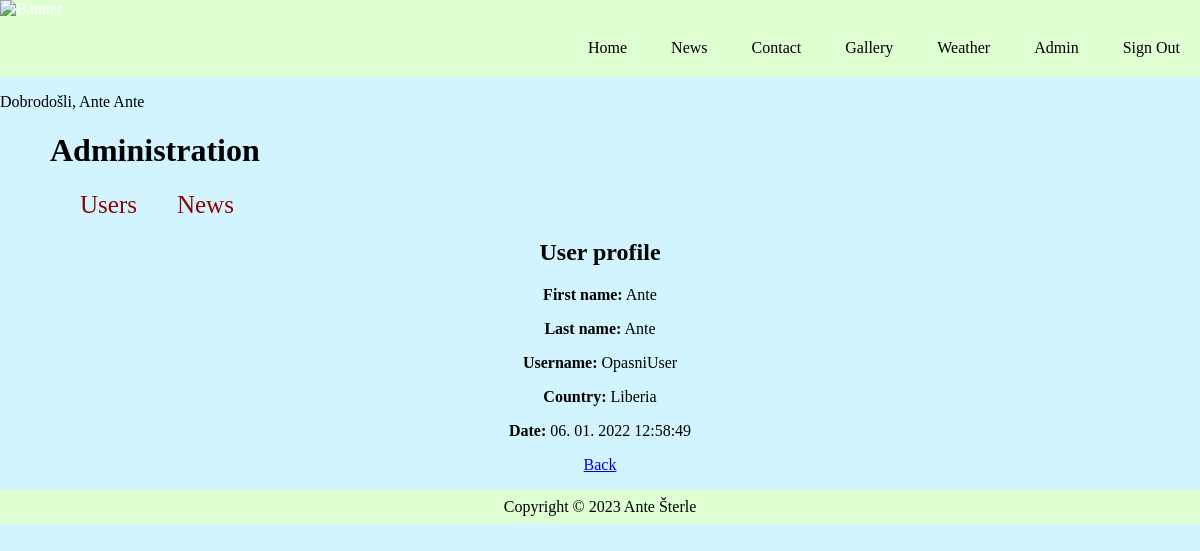
The page /index.php?menu=6&action=1&id=2 (signed in) on the database its author committed.
### tables this page shows
CREATE TABLE `users` (
  `id` int(11) NOT NULL,
  `firstname` varchar(255) NOT NULL,
  `lastname` varchar(255) NOT NULL,
  `email` varchar(255) NOT NULL,
  `username` varchar(255) NOT NULL,
  `password` varchar(255) NOT NULL,
  `country` char(2) NOT NULL,
  `date` timestamp NOT NULL DEFAULT current_timestamp() ON UPDATE current_timestamp(),
  `archive` enum('Y','N') NOT NULL DEFAULT 'Y',
  `role` int(1) NOT NULL DEFAULT 3
);

CREATE TABLE `countries` (
  `id` int(11) NOT NULL,
  `country_code` varchar(2) NOT NULL,
  `country_name` varchar(50) NOT NULL
);

### function.php (called while the page is built)
<?php
	function pickerDateToMysql($pickerDate){
		$date = DateTime::createFromFormat('Y-m-d H:i:s', $pickerDate);
		return $date->format('d. m. Y H:i:s');
	}
?>

### admin_users.php (the view, shortened to what this page needs)
<?php
	if (isset($_GET['id']) && $_GET['id'] != '') {
		$query  = "SELECT * FROM users";
		$query .= " WHERE id=".$_GET['id'];
		$result = @mysqli_query($MySQL, $query);
		$row = @mysqli_fetch_array($result);
		print '
		<h2>User profile</h2>
		<p><b>First name:</b> ' . $row['firstname'] . '</p>
		<p><b>Last name:</b> ' . $row['lastname'] . '</p>
		<p><b>Username:</b> ' . $row['username'] . '</p>';
		$_query  = "SELECT * FROM countries";
		$_query .= " WHERE country_code='" . $row['country'] . "'";
		$_result = @mysqli_query($MySQL, $_query);
		$_row = @mysqli_fetch_array($_result);
		print '
		<p><b>Country:</b> ' .$_row['country_name'] . '</p>
		<p><b>Date:</b> ' . pickerDateToMysql($row['date']) . '</p>
		<p><a href="index.php?menu='.$menu.'&amp;action='.$action.'">Back</a></p>';
	}
?>

### style.css (style rules this page uses)
body { margin: 0px; font-family: "Times New Roman", serif; background-color: #D1F4FF; }
#admin h2 { text-align: center; }
#admin p { text-align: center; }

### rows shown on the page
users: firstname "Ante", lastname "Ante", username "OpasniUser", date "06. 01. 2022 12:58:49"
countries: country_name "Liberia"

### other values the page prints
$_SESSION['message'] "Dobrodošli, Ante Ante"
